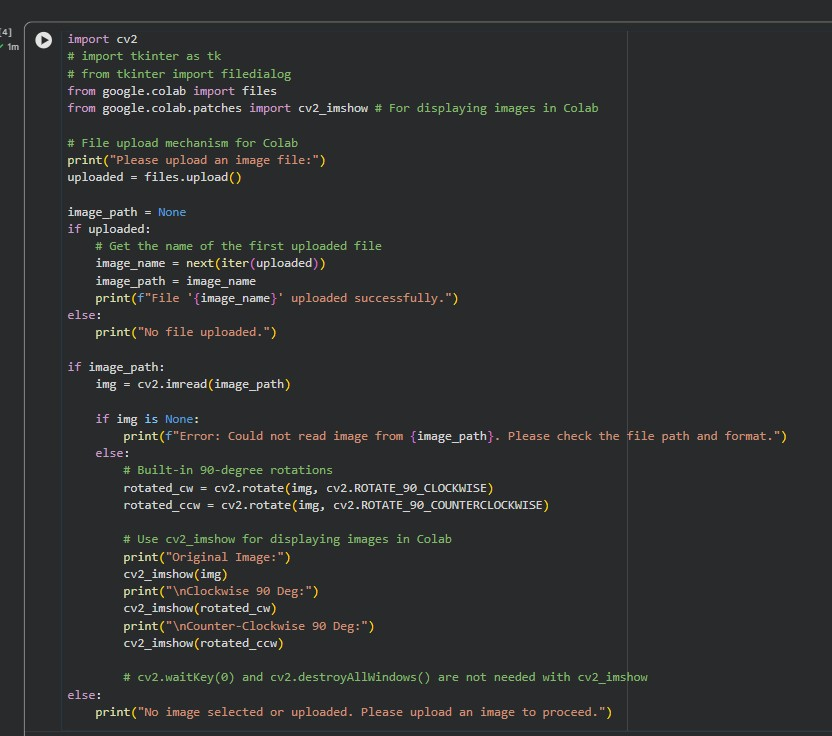
#> input picture Lab Experiments/Exp 9/exp 9 code.jpg, 832 x 736 px, found by its file name
$ python 'Exp code.py'
#> lines starting #> are read from the running program, lines starting #| are printed output that depends on the picture
import cv2
import numpy as np
# import tkinter as tk
# from tkinter import filedialog
from google.colab import files
from google.colab.patches import cv2_imshow # For displaying images in Colab

# File upload mechanism for Colab
print("Please upload an image file:")
uploaded = files.upload()
#> the answer given: exp 9 code.jpg

image_path = None
if uploaded:
    # Get the name of the first uploaded file
    image_name = next(iter(uploaded))
    image_path = image_name
    print(f"File '{image_name}' uploaded successfully.")
else:
    print("No file uploaded.")

if image_path:
    img = cv2.imread(image_path)
#> img is the input picture: shape (736, 832, 3); mean B, G, R 47.7, 47, 45.9

    if img is None:
        print(f"Error: Could not read image from {image_path}. Please check the file path and format.")
    else:
        rows, cols = img.shape[:2]
#> rows = 736; cols = 832

        # Shift 100 pixels right (tx = 100) and 50 pixels down (ty = 50)
        tx, ty = 100, 50
        M = np.float32([[1, 0, tx], [0, 1, ty]])

        translated_img = cv2.warpAffine(img, M, (cols, rows))
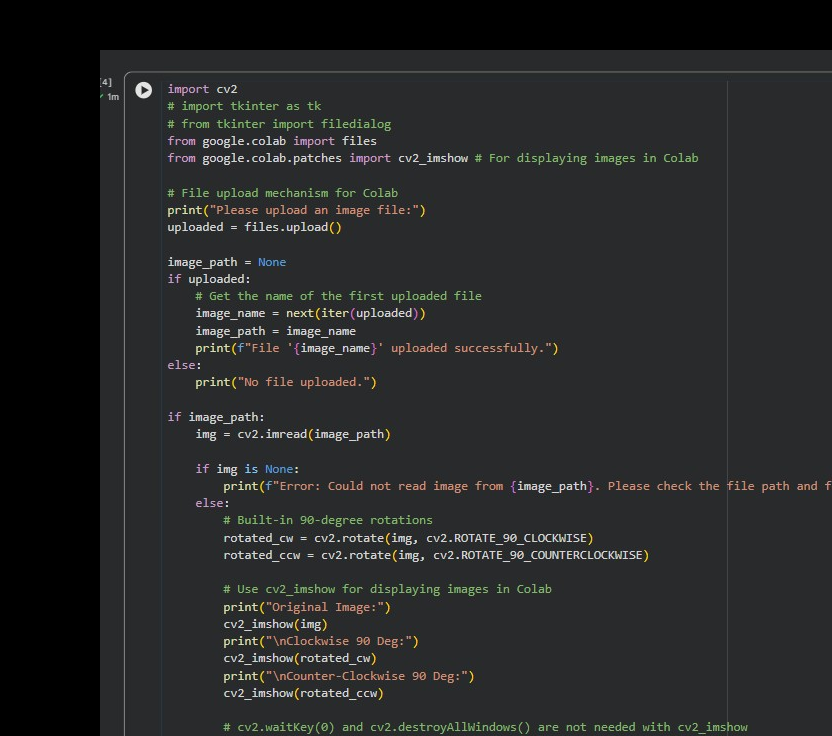
#> translated_img: shape (736, 832, 3); mean B, G, R 39.6, 39.1, 38.1

        # Use cv2_imshow for displaying images in Colab
        print("Original Image:")
        cv2_imshow(img)
        print("\nMoved / Translated Image:")
        cv2_imshow(translated_img)

        # cv2.waitKey(0) and cv2.destroyAllWindows() are not needed with cv2_imshow
else:
    print("No image selected or uploaded. Please upload an image to proceed.")
